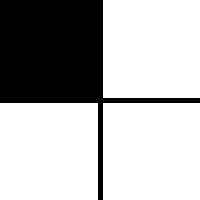
Frame 1 (no input)
Frame 60 (the mouse pressed at the canvas centre just before this capture): identical to frame 1, image omitted
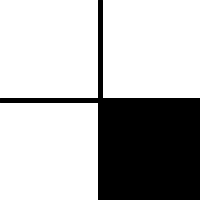
Frame 120 (the mouse held since frame 60 and released just before this capture)

The Processing sketch that drew these frames (run headless with seeded random() and noise(); from frame 60 on, the mouse is pressed at the canvas centre):

// Processing sketch: processing_60655
// ── processing_60655.pde

void setup () {
  size (200,200);
}

void draw() {
  background(255);
  
  stroke(0);
  strokeWeight(5);
  line(100,0,100,200);
  line(0,100,200,100);
  
 if (mouseX < width/2 && mouseY < height/2) {
   fill(0);
   rect(0,0,width/2, height/2);
 } else if (mouseX > width/2 && mouseY < height/2) {
   rect(100,0,width/2,height/2);
 } else if (mouseX < height/2 && mouseY > height/2) {
   rect(0,100,width/2,height/2);
 } else {
  rect(100,100,width/2,height/2);
 } 
 
}
